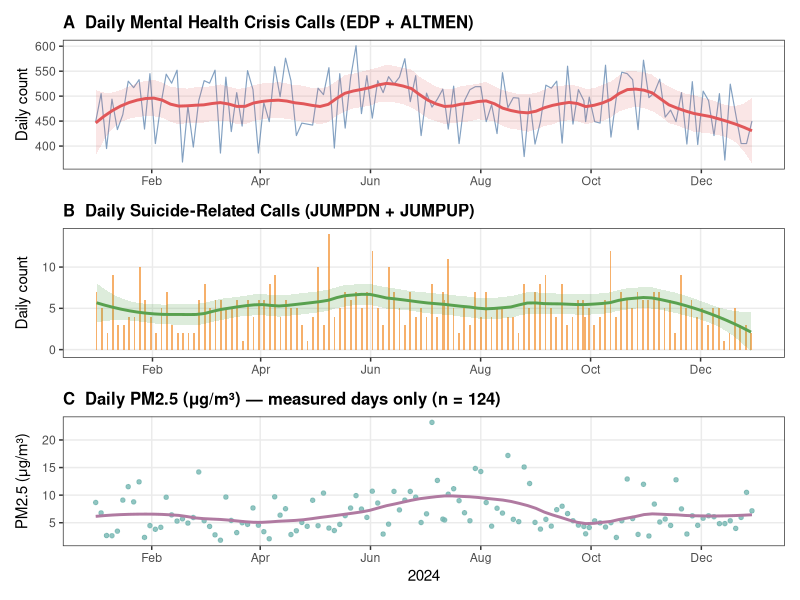
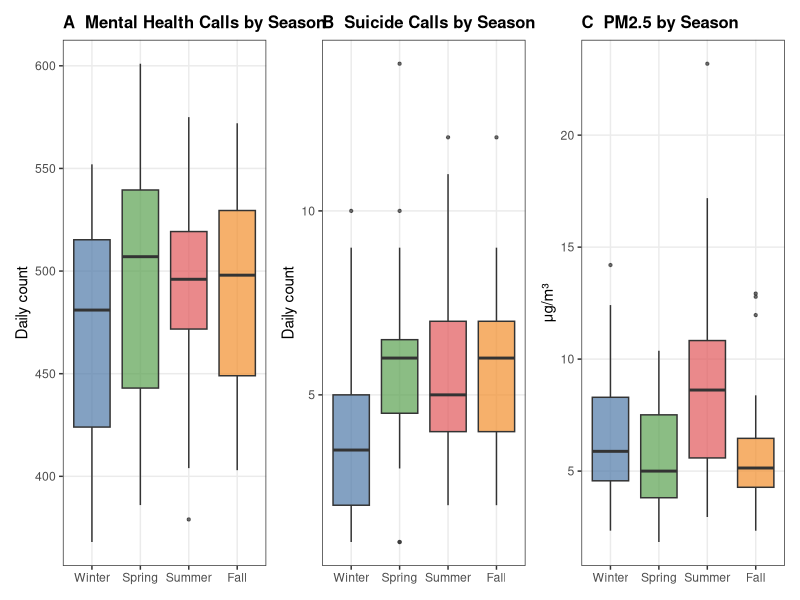
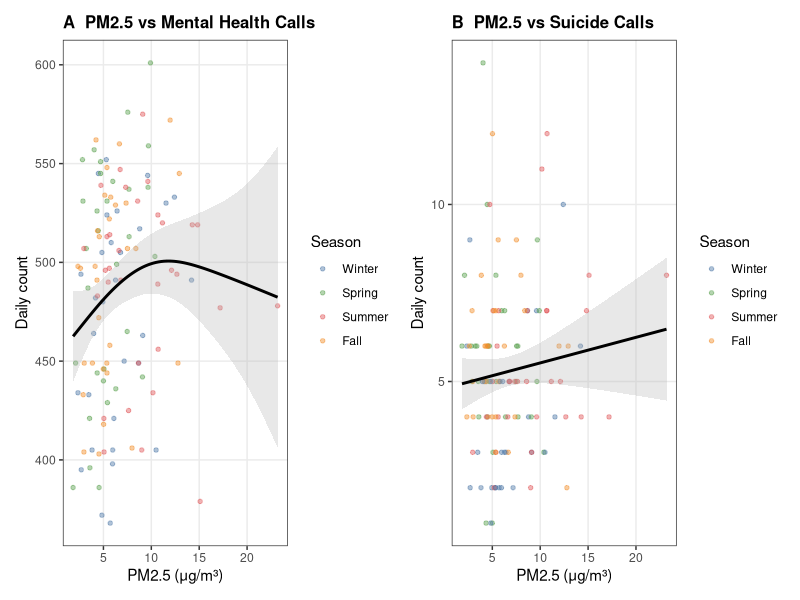
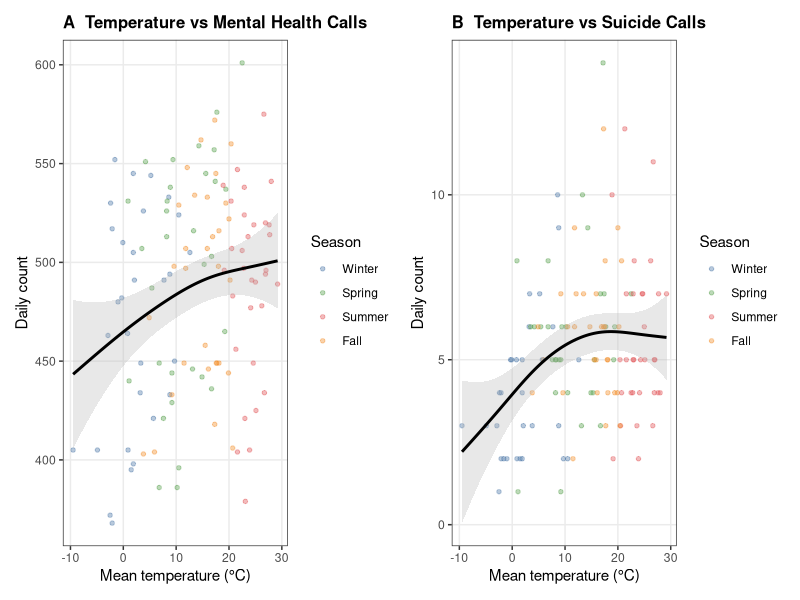
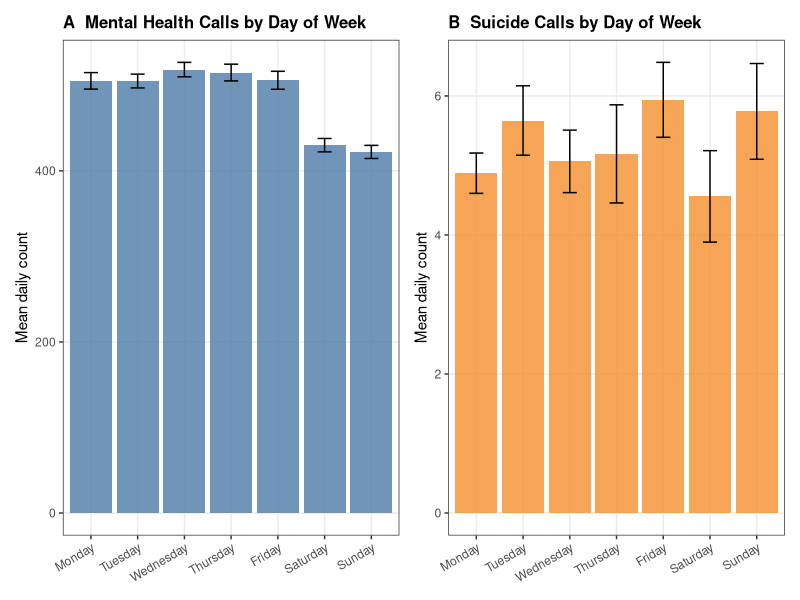

Reproduce these figures in R, in order.
library(ggplot2)
library(dplyr)
library(tidyr)
library(lubridate)
library(patchwork)
library(scales)
library(mgcv)

df <- read.csv("data/analysis_2024.csv") |>
  mutate(
    date       = as.Date(date),
    month_name = factor(month(date, label = TRUE, abbr = TRUE),
                        levels = month.abb),
    season = case_when(
      month %in% c(12,1,2) ~ "Winter",
      month %in% c(3,4,5)  ~ "Spring",
      month %in% c(6,7,8)  ~ "Summer",
      TRUE                  ~ "Fall"
    ) |> factor(levels = c("Winter","Spring","Summer","Fall")),
    weekday_name = factor(weekdays(date),
                          levels = c("Monday","Tuesday","Wednesday",
                                     "Thursday","Friday","Saturday","Sunday"))
  )

theme_clean <- theme_bw(base_size = 11) +
  theme(panel.grid.minor = element_blank(),
        plot.title = element_text(face = "bold", size = 12))

# fig1 - time series
ts_mh <- ggplot(df, aes(date, mental_health)) +
  geom_line(color = "#4E79A7", linewidth = 0.4, alpha = 0.7) +
  geom_smooth(method = "loess", span = 0.2, se = TRUE,
              color = "#E15759", fill = "#E15759", alpha = 0.15) +
  scale_x_date(date_breaks = "2 months", date_labels = "%b") +
  labs(title = "A  Daily Mental Health Crisis Calls (EDP + ALTMEN)",
       x = NULL, y = "Daily count") +
  theme_clean

ts_sui <- ggplot(df, aes(date, suicide)) +
  geom_col(fill = "#F28E2B", alpha = 0.7, width = 1) +
  geom_smooth(method = "loess", span = 0.3, se = TRUE,
              color = "#59A14F", fill = "#59A14F", alpha = 0.2) +
  scale_x_date(date_breaks = "2 months", date_labels = "%b") +
  labs(title = "B  Daily Suicide-Related Calls (JUMPDN + JUMPUP)",
       x = NULL, y = "Daily count") +
  theme_clean

ts_pm <- ggplot(df, aes(date, pm25)) +
  geom_point(color = "#76B7B2", size = 1.2, alpha = 0.8) +
  geom_smooth(method = "loess", span = 0.3, se = FALSE,
              color = "#B07AA1", linewidth = 1) +
  scale_x_date(date_breaks = "2 months", date_labels = "%b") +
  labs(title = "C  Daily PM2.5 (μg/m³) — measured days only (n = 124)",
       x = "2024", y = "PM2.5 (μg/m³)") +
  theme_clean

p1 <- ts_mh / ts_sui / ts_pm
ggsave("figures/fig1_timeseries.png", p1, width = 10, height = 9, dpi = 150)

# fig2 - seasonal boxplots
season_mh <- ggplot(df, aes(season, mental_health, fill = season)) +
  geom_boxplot(alpha = 0.7, outlier.size = 0.8) +
  scale_fill_manual(values = c("#4E79A7","#59A14F","#E15759","#F28E2B")) +
  labs(title = "A  Mental Health Calls by Season",
       x = NULL, y = "Daily count") +
  theme_clean + theme(legend.position = "none")

season_sui <- ggplot(df, aes(season, suicide, fill = season)) +
  geom_boxplot(alpha = 0.7, outlier.size = 0.8) +
  scale_fill_manual(values = c("#4E79A7","#59A14F","#E15759","#F28E2B")) +
  labs(title = "B  Suicide Calls by Season",
       x = NULL, y = "Daily count") +
  theme_clean + theme(legend.position = "none")

season_pm <- ggplot(df, aes(season, pm25, fill = season)) +
  geom_boxplot(alpha = 0.7, outlier.size = 0.8) +
  scale_fill_manual(values = c("#4E79A7","#59A14F","#E15759","#F28E2B")) +
  labs(title = "C  PM2.5 by Season",
       x = NULL, y = "μg/m³") +
  theme_clean + theme(legend.position = "none")

p2 <- season_mh | season_sui | season_pm
ggsave("figures/fig2_seasonal.png", p2, width = 11, height = 4.5, dpi = 150)

# fig3 - pm25 scatter
scat_mh <- ggplot(df, aes(pm25, mental_health)) +
  geom_point(aes(color = season), alpha = 0.45, size = 1.2) +
  geom_smooth(method = "gam", formula = y ~ s(x, k = 6),
              color = "black", linewidth = 1, se = TRUE, fill = "gray70", alpha = 0.3) +
  scale_color_manual(values = c("#4E79A7","#59A14F","#E15759","#F28E2B")) +
  labs(title = "A  PM2.5 vs Mental Health Calls",
       x = "PM2.5 (μg/m³)", y = "Daily count", color = "Season") +
  theme_clean

scat_sui <- ggplot(df, aes(pm25, suicide)) +
  geom_point(aes(color = season), alpha = 0.45, size = 1.2) +
  geom_smooth(method = "gam", formula = y ~ s(x, k = 6),
              color = "black", linewidth = 1, se = TRUE, fill = "gray70", alpha = 0.3) +
  scale_color_manual(values = c("#4E79A7","#59A14F","#E15759","#F28E2B")) +
  labs(title = "B  PM2.5 vs Suicide Calls",
       x = "PM2.5 (μg/m³)", y = "Daily count", color = "Season") +
  theme_clean

p3 <- scat_mh | scat_sui
ggsave("figures/fig3_scatter_pm25.png", p3, width = 11, height = 5, dpi = 150)

# fig4 - temp scatter
temp_mh <- ggplot(df, aes(tmean, mental_health)) +
  geom_point(aes(color = season), alpha = 0.4, size = 1.2) +
  geom_smooth(method = "gam", formula = y ~ s(x, k = 8),
              color = "black", linewidth = 1, se = TRUE, fill = "gray70", alpha = 0.3) +
  scale_color_manual(values = c("#4E79A7","#59A14F","#E15759","#F28E2B")) +
  labs(title = "A  Temperature vs Mental Health Calls",
       x = "Mean temperature (°C)", y = "Daily count", color = "Season") +
  theme_clean

temp_sui <- ggplot(df, aes(tmean, suicide)) +
  geom_point(aes(color = season), alpha = 0.4, size = 1.2) +
  geom_smooth(method = "gam", formula = y ~ s(x, k = 8),
              color = "black", linewidth = 1, se = TRUE, fill = "gray70", alpha = 0.3) +
  scale_color_manual(values = c("#4E79A7","#59A14F","#E15759","#F28E2B")) +
  labs(title = "B  Temperature vs Suicide Calls",
       x = "Mean temperature (°C)", y = "Daily count", color = "Season") +
  theme_clean

p4 <- temp_mh | temp_sui
ggsave("figures/fig4_scatter_temp.png", p4, width = 11, height = 5, dpi = 150)

# fig5 - day of week
dow_mh <- df |>
  group_by(weekday_name) |>
  summarise(mean_mh = mean(mental_health), se = sd(mental_health)/sqrt(n()))

dow_sui <- df |>
  group_by(weekday_name) |>
  summarise(mean_sui = mean(suicide), se = sd(suicide)/sqrt(n()))

p5a <- ggplot(dow_mh, aes(weekday_name, mean_mh)) +
  geom_col(fill = "#4E79A7", alpha = 0.8) +
  geom_errorbar(aes(ymin = mean_mh - se, ymax = mean_mh + se), width = 0.3) +
  labs(title = "A  Mental Health Calls by Day of Week",
       x = NULL, y = "Mean daily count") +
  theme_clean + theme(axis.text.x = element_text(angle = 30, hjust = 1))

p5b <- ggplot(dow_sui, aes(weekday_name, mean_sui)) +
  geom_col(fill = "#F28E2B", alpha = 0.8) +
  geom_errorbar(aes(ymin = mean_sui - se, ymax = mean_sui + se), width = 0.3) +
  labs(title = "B  Suicide Calls by Day of Week",
       x = NULL, y = "Mean daily count") +
  theme_clean + theme(axis.text.x = element_text(angle = 30, hjust = 1))

p5 <- p5a | p5b
ggsave("figures/fig5_dayofweek.png", p5, width = 10, height = 4.5, dpi = 150)

# quick summary
cat("\n=== Descriptive Statistics ===\n")
df |> select(mental_health, suicide, pm25, tmean, tmax, precip) |>
  summary() |> print()

cat("\nCorrelation with mental_health:\n")
cor(df[,c("mental_health","suicide","pm25","tmean","tmax","is_weekend")],
    use = "complete.obs") |> round(3) |> print()
